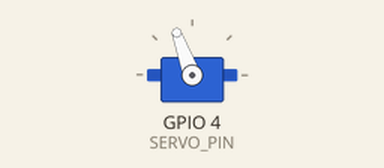
Simulated run of this sketch. Board: ESP32. On the bench: servo.

Above: at 0.55 s.
At 4.5 s:
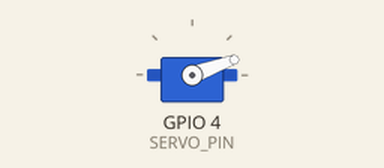
Timing chart, 0 to 5.7 s (numbered marks = the images above):
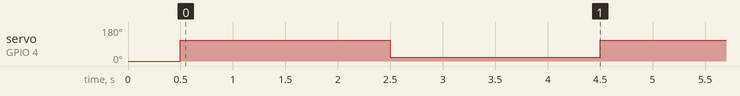

The sketch:

sketch_nov19a.ino
```cpp
#include <ESP32Servo.h>

Servo servo;
const int SERVO_PIN = 4;

void setup() {
  servo.attach(SERVO_PIN, 500, 2400);
  servo.write(0);
  delay(500);
}

void loop() {
  servo.write(110);
  delay(2000);

  servo.write(20);
  delay(2000);
}
```

Measured:
- by itself, servo on GPIO 4 (SERVO_PIN): alternates 110° for 2.0 s and 20° for 2.0 s
